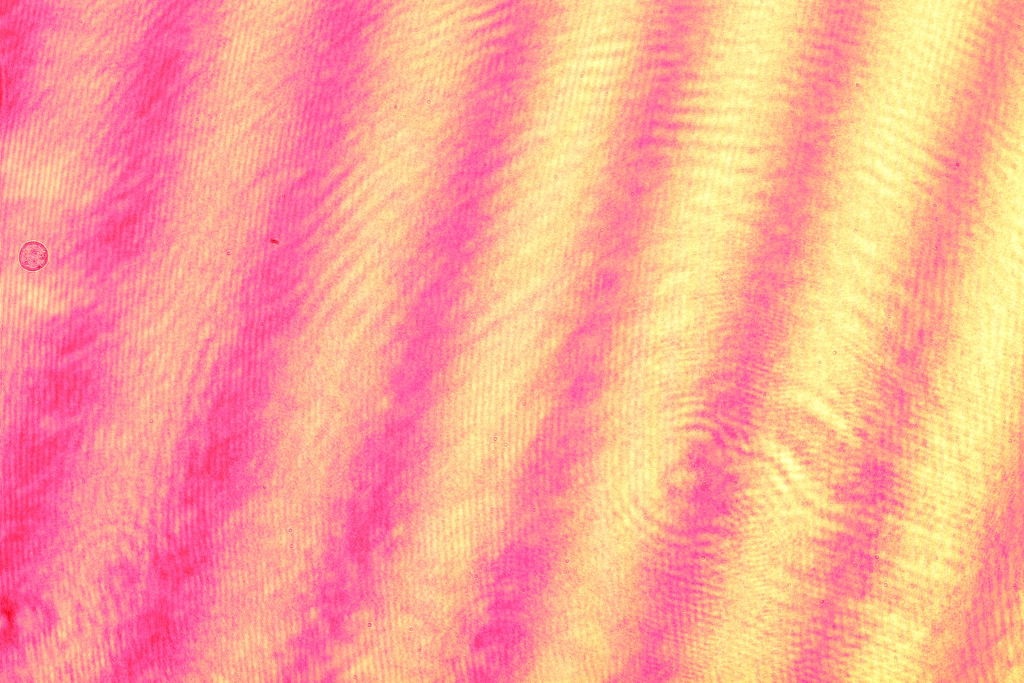
#> input picture images/1.jpg, 2048 x 1365 px (shown at 1/2 size); its folder holds only this picture in this run
$ python InterferenceAnalysis.py
#> lines starting #> are read from the running program, lines starting #| are printed output that depends on the picture
#!/usr/bin/env python3
# -*- coding: utf-8 -*-

import os
import shutil

import numpy as np
import cv2 as cv
from plotly.offline import plot
import plotly.graph_objs as go
import pandas as pd


print("Script started!")

image_path = os.path.abspath("images")
plots_path = os.path.abspath("plots")

shutil.rmtree(plots_path, ignore_errors=True)
os.mkdir(plots_path)

for image_name in os.listdir(image_path):

    image = cv.imread(os.path.join(image_path, image_name), cv.IMREAD_GRAYSCALE).astype(np.float32)
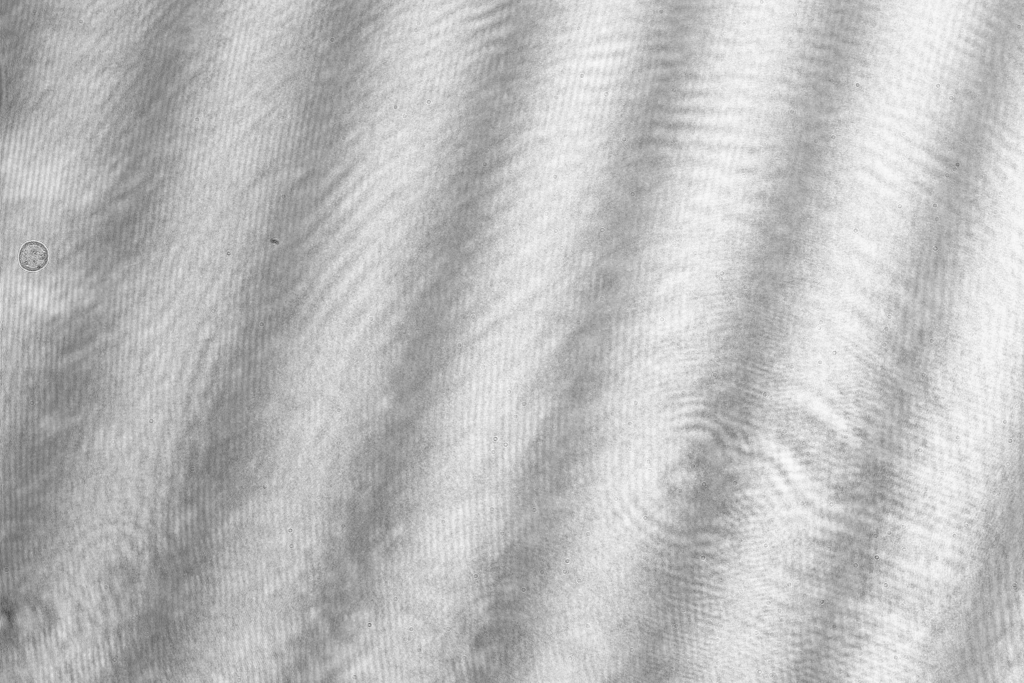
#> image: shape (1365, 2048) float32 (shown at 1/2 size); min 64, max 255, mean 189.7
    size = (500, 500)
    image = cv.resize(image, size)
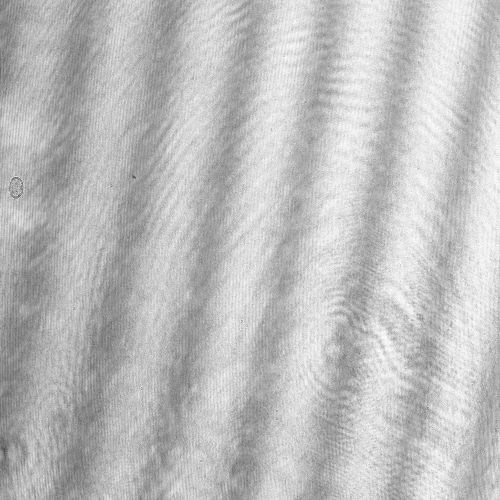
#> image: shape (500, 500) float32; min 71.2, max 252, mean 189.7
    image = cv.normalize(image, image, 0, 1, cv.NORM_MINMAX).T
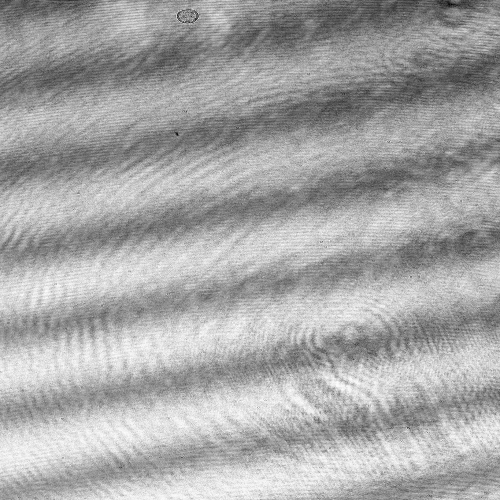
#> image: shape (500, 500) float32; min 9.2e-09, max 1, mean 0.655

    data = [go.Surface(z=image)]

    layout = go.Layout(
        title=image_name,
        autosize=False,
        width=1000,
        height=500,
        margin=dict(
            l=65,
            r=50,
            b=65,
            t=90
        )
    )
    fig = go.Figure(data=data, layout=layout)

    plot_filename = os.path.join(plots_path, "plot_" + image_name.rstrip(".")) + ".html"
    plot(fig, filename=plot_filename, auto_open=False)

print("Script finished!")

$ run again, on images/3.jpg
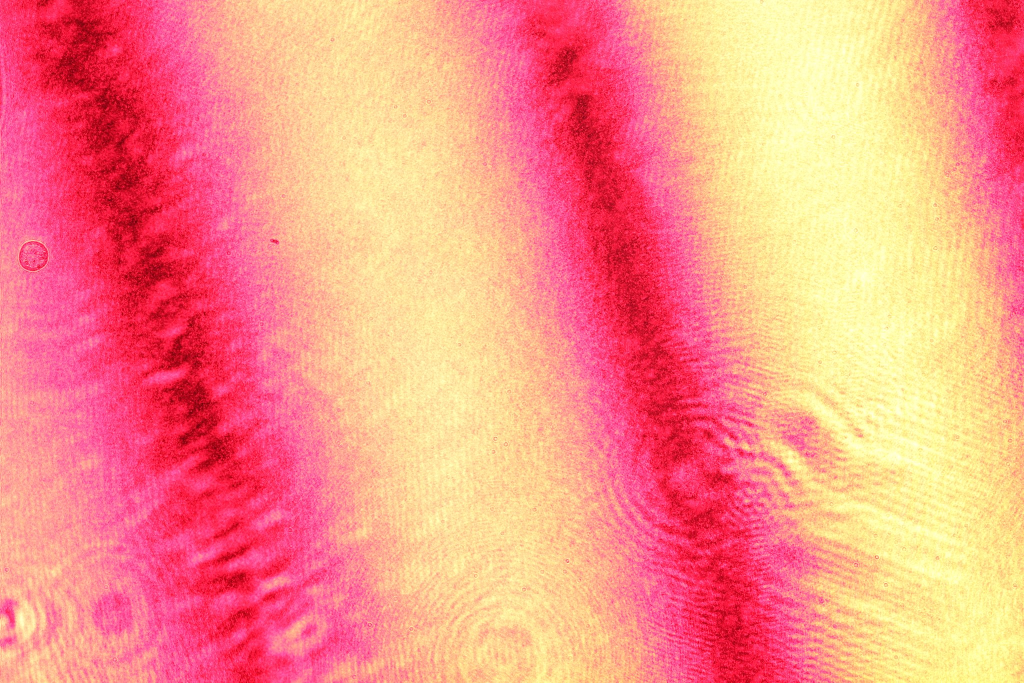
#> input picture images/3.jpg, 2048 x 1365 px (shown at 1/2 size)
#> `image = cv.resize(image, size)`:
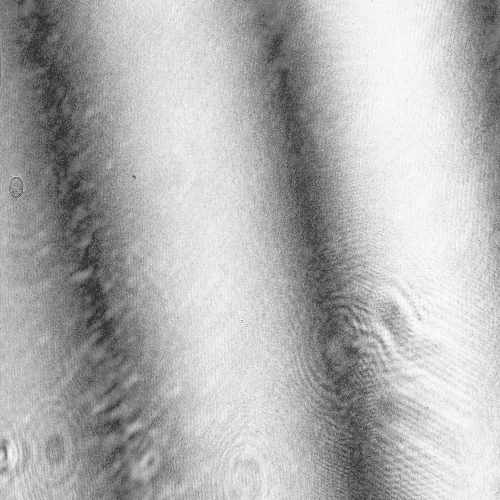
#> image: shape (500, 500) float32; min 31.36, max 253.9, mean 177.5
#> `image = cv.normalize(image, image, 0, 1, cv.NORM_MINMAX).T`:
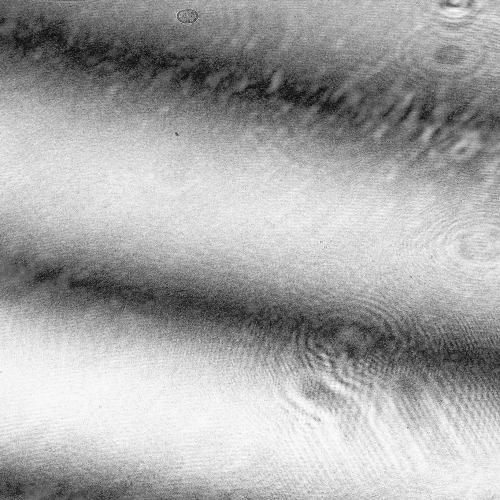
#> image: shape (500, 500) float32; min -1.55e-09, max 1, mean 0.657; drawn with min black and max white
